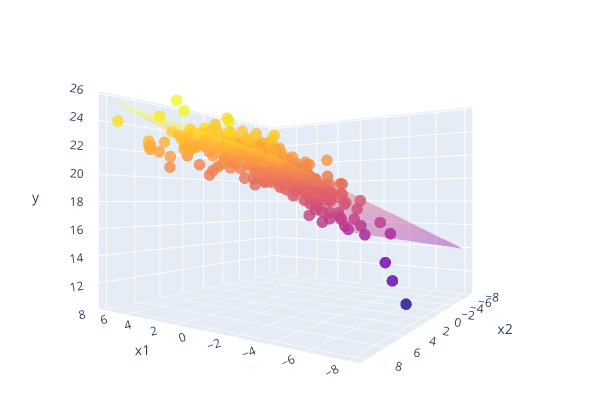

The cell this chart's notebook holds for it:
### Markdown cell above
Let's use the exact same toy dataset again. The regression function would be the following.

> $r(\mathbf{x}) = \mathbb{E}[Y | X = \mathbf{x}] =  0.8x_1 + 0.2x_2 - 0.05x_{1}^2 - 0.04x_{1}x_{2} + 20$

You may notice that the standard linear regression model still isn't powerful enough to represent the true distribution's regression. If you fit a linear regression model on this data, you'll actually get something like this:

### Code cell
# fitting linear regression model using the provided lab1utils library
coef_optimized, bias_optimized = lab1utils.linreg_answer_key(X, y_true)
go_answer_key = lab1utils.get_linreg_go(coef_optimized, bias_optimized)

# visualization
fig_linreg = lab1utils.visualize_data(X, y_true)
fig_linreg.add_trace(go_answer_key)
fig_linreg.show()

### Figure 1 — Plotly figure (JSON) as saved in the notebook; plotly's stock layout.template omitted (floating-point values rounded to 4 significant figures; data arrays with more than 128 entries replaced by an {"elided": "..."} marker saying what was removed)
{"data": [{"marker": {"cmax": 25, "cmin": 10, "color": {"elided": "300 float values"}, "colorscale": [[0, "#0d0887"], [0.1111, "#46039f"], [0.2222, "#7201a8"], [0.3333, "#9c179e"], [0.4444, "#bd3786"], [0.5556, "#d8576b"], [0.6667, "#ed7953"], [0.7778, "#fb9f3a"], [0.8889, "#fdca26"], [1, "#f0f921"]], "opacity": 0.8, "size": 4}, "mode": "markers", "type": "scatter3d", "x": {"elided": "300 float values"}, "y": {"elided": "300 float values"}, "z": {"elided": "300 float values"}}, {"cmax": 25, "cmin": 10, "colorscale": [[0, "#0d0887"], [0.1111, "#46039f"], [0.2222, "#7201a8"], [0.3333, "#9c179e"], [0.4444, "#bd3786"], [0.5556, "#d8576b"], [0.6667, "#ed7953"], [0.7778, "#fb9f3a"], [0.8889, "#fdca26"], [1, "#f0f921"]], "opacity": 0.4, "showscale": false, "type": "surface", "x": [[-8, -4, 0, 4, 8], [-8, -4, 0, 4, 8], [-8, -4, 0, 4, 8], [-8, -4, 0, 4, 8], [-8, -4, 0, 4, 8]], "y": [[-8, -8, -8, -8, -8], [-4, -4, -4, -4, -4], [0, 0, 0, 0, 0], [4, 4, 4, 4, 4], [8, 8, 8, 8, 8]], "z": [[13.93, 16.19, 18.46, 20.72, 22.98], [14.56, 16.82, 19.08, 21.34, 23.61], [15.18, 17.44, 19.7, 21.97, 24.23], [15.8, 18.07, 20.33, 22.59, 24.85], [16.43, 18.69, 20.95, 23.21, 25.48]]}], "layout": {"height": 400, "margin": {"b": 0, "l": 0, "r": 0, "t": 0}, "scene": {"aspectratio": {"x": 1.2, "y": 1.2, "z": 0.9}, "camera": {"eye": {"x": -1.2, "y": 1.8, "z": 0}, "up": {"x": 0, "y": 0, "z": 1}}, "xaxis": {"title": {"text": "x1"}}, "yaxis": {"title": {"text": "x2"}}, "zaxis": {"title": {"text": "y"}}}, "showlegend": false, "width": 600}}
